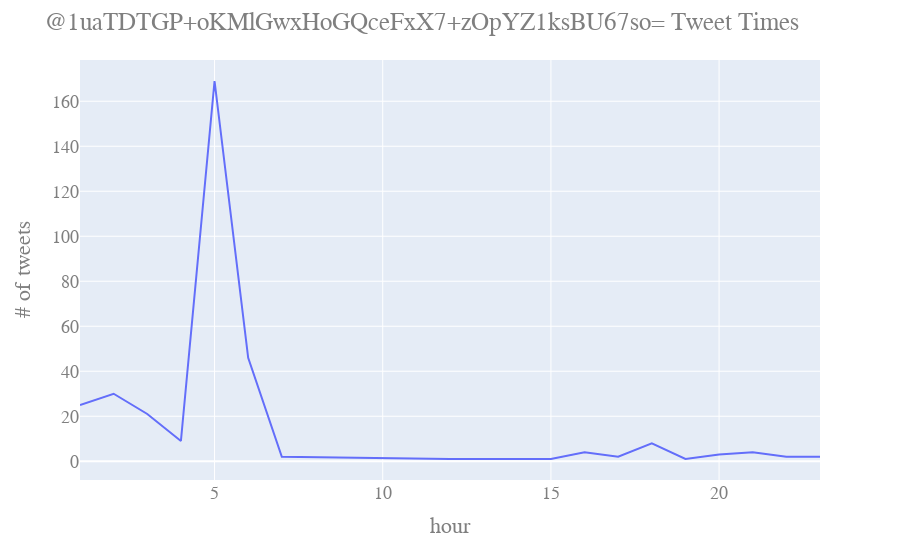

Notebook code for this chart:
### Code cell
#Visualize tweet times
user_copy = user.copy()
user_copy["tweet_time"] = pd.to_datetime(user_copy["tweet_time"]).apply(lambda x: int(x.hour))
tweet_times = user_copy.groupby("tweet_time")["userid"].count().to_frame().reset_index()
tweet_times.columns = ["hour", '# of tweets']
fig = px.line(tweet_times, x="hour", y="# of tweets")
fig.update_layout(
    title_text="@"+user["user_display_name"].iloc[0]+" Tweet Times", 
    font=dict(
        family="Times",
        size=18,
        color="#7f7f7f"
    ))
fig.show()

### Figure 1 — Plotly figure (JSON) as saved in the notebook; plotly's stock layout.template omitted (floating-point values rounded to 4 significant figures)
{"data": [{"hovertemplate": "hour=%{x}<br># of tweets=%{y}<extra></extra>", "legendgroup": "", "line": {"color": "#636efa", "dash": "solid"}, "mode": "lines", "name": "", "showlegend": false, "type": "scatter", "x": [1, 2, 3, 4, 5, 6, 7, 12, 14, 15, 16, 17, 18, 19, 20, 21, 22, 23], "xaxis": "x", "y": [25, 30, 21, 9, 169, 46, 2, 1, 1, 1, 4, 2, 8, 1, 3, 4, 2, 2], "yaxis": "y"}], "layout": {"font": {"color": "#7f7f7f", "family": "Times", "size": 18}, "legend": {"tracegroupgap": 0}, "margin": {"t": 60}, "title": {"text": "@1uaTDTGP+oKMlGwxHoGQceFxX7+zOpYZ1ksBU67so= Tweet Times"}, "xaxis": {"anchor": "y", "domain": [0, 1], "title": {"text": "hour"}}, "yaxis": {"anchor": "x", "domain": [0, 1], "title": {"text": "# of tweets"}}}}
